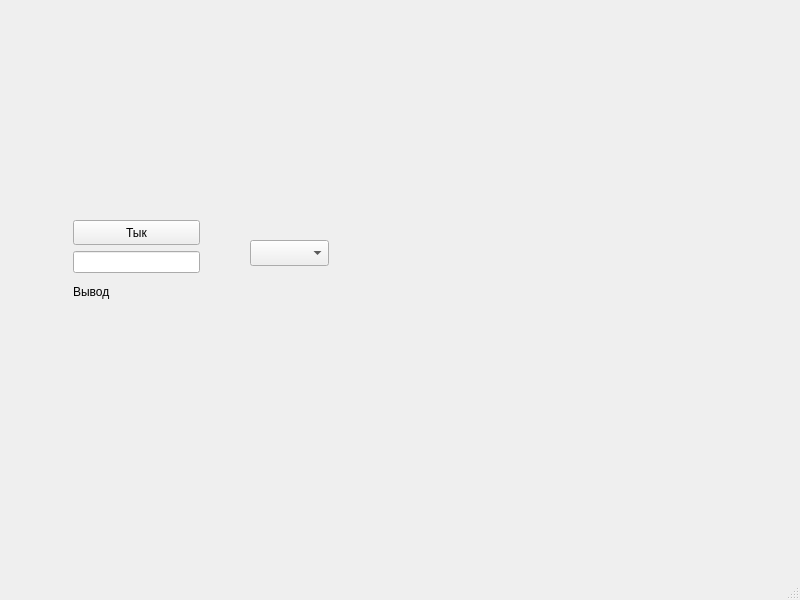
<?xml version="1.0" encoding="UTF-8"?>
<ui version="4.0">
 <class>MainWindow</class>
 <widget class="QMainWindow" name="MainWindow">
  <property name="geometry">
   <rect>
    <x>0</x>
    <y>0</y>
    <width>800</width>
    <height>600</height>
   </rect>
  </property>
  <property name="windowTitle">
   <string>MainWindow</string>
  </property>
  <widget class="QWidget" name="centralwidget">
   <widget class="QComboBox" name="comboBox">
    <property name="geometry">
     <rect>
      <x>250</x>
      <y>240</y>
      <width>79</width>
      <height>26</height>
     </rect>
    </property>
   </widget>
   <widget class="QWidget" name="">
    <property name="geometry">
     <rect>
      <x>73</x>
      <y>220</y>
      <width>127</width>
      <height>84</height>
     </rect>
    </property>
    <layout class="QVBoxLayout" name="verticalLayout">
     <item>
      <widget class="QPushButton" name="processButton">
       <property name="sizePolicy">
        <sizepolicy hsizetype="Minimum" vsizetype="Fixed">
         <horstretch>0</horstretch>
         <verstretch>0</verstretch>
        </sizepolicy>
       </property>
       <property name="maximumSize">
        <size>
         <width>16777215</width>
         <height>26</height>
        </size>
       </property>
       <property name="text">
        <string>Тык</string>
       </property>
       <property name="iconSize">
        <size>
         <width>16</width>
         <height>16</height>
        </size>
       </property>
      </widget>
     </item>
     <item>
      <widget class="QLineEdit" name="inputLineEdit"/>
     </item>
     <item>
      <widget class="QLabel" name="resultLabel">
       <property name="text">
        <string>Вывод</string>
       </property>
      </widget>
     </item>
    </layout>
   </widget>
  </widget>
  <widget class="QMenuBar" name="menubar">
   <property name="geometry">
    <rect>
     <x>0</x>
     <y>0</y>
     <width>800</width>
     <height>23</height>
    </rect>
   </property>
  </widget>
  <widget class="QStatusBar" name="statusbar"/>
 </widget>
 <resources/>
 <connections/>
</ui>
